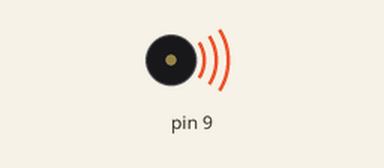
Recording of a sketch running on a simulated Arduino Uno, built with avr-gcc and run on an emulated ATmega328P. On the bench: buzzer (waves = sounding).

Above: at 0.1 s.
At 3.0 s:
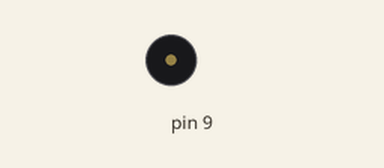
Timing chart, 0 to 4.5 s (numbered marks = the images above):
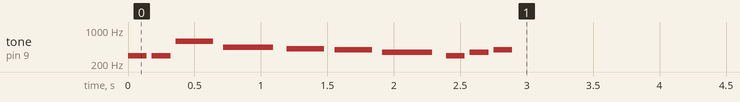

The sketch:

MegalovaniaTone.ino
```cpp
/*
   Roy Ben Avraham
   Last modification: 12/6/2020
   Project: Birthday melody using Uno board and a Speaker
    NOTE_D4,  NOTE_D4,  NOTE_D5,  NOTE_A4,  NOTE_GS4,  NOTE_G4,  NOTE_F4,  NOTE_D4,  NOTE_F4,  NOTE_G4
*/
/*
Leds legend:
RED 9;
Yellow 10;
Green 11;
*/

#include "pitches.h"

//The notes in the melody
int melody[] = {
   NOTE_D4,
   NOTE_D4,
   NOTE_D5,
   NOTE_A4,
   NOTE_GS4,
   NOTE_G4,
   NOTE_F4,
   NOTE_D4,
   NOTE_F4,
   NOTE_G4
};

//note durations: 4 = quarter note, 8 = eight note, etc.
int noteDurations[] = {
  8,
  8,
  4,
  3,
  4,
  4,
  3,
  8,
  8,
  8
};

void setup() {
  pinMode (9, OUTPUT);

  for (int thisNote = 0 ; thisNote < 10 ; thisNote++) {

    //digitalWrite (random(9, 12), LOW);

    int noteDuration = 1130/noteDurations[thisNote];
    tone (9, melody[thisNote], noteDuration);

    int pause = noteDuration * 1.275;
    delay (pause);


  }

  delay(3000);
    digitalWrite(9, LOW);

}

void loop() {
  //I chose not to repeat, it's optional

}
```

pitches.h
```cpp
/*************************************************
 * Public Constants
 * Roy Ben Avraham 12/6/2020
 *************************************************/

#define NOTE_B0  31
#define NOTE_C1  33
#define NOTE_CS1 35
#define NOTE_D1  37
#define NOTE_DS1 39
#define NOTE_E1  41
#define NOTE_F1  44
#define NOTE_FS1 46
#define NOTE_G1  49
#define NOTE_GS1 52
#define NOTE_A1  55
#define NOTE_AS1 58
#define NOTE_B1  62
#define NOTE_C2  65
#define NOTE_CS2 69
#define NOTE_D2  73
#define NOTE_DS2 78
#define NOTE_E2  82
#define NOTE_F2  87
#define NOTE_FS2 93
#define NOTE_G2  98
#define NOTE_GS2 104
#define NOTE_A2  110
#define NOTE_AS2 117
#define NOTE_B2  123
#define NOTE_C3  131
#define NOTE_CS3 139
#define NOTE_D3  147
#define NOTE_DS3 156
#define NOTE_E3  165
#define NOTE_F3  175
#define NOTE_FS3 185
#define NOTE_G3  196
#define NOTE_GS3 208
#define NOTE_A3  220
#define NOTE_AS3 233
#define NOTE_B3  247
#define NOTE_C4  262
#define NOTE_CS4 277
#define NOTE_D4  294
#define NOTE_DS4 311
#define NOTE_E4  330
#define NOTE_F4  349
#define NOTE_FS4 370
#define NOTE_G4  392
#define NOTE_GS4 415
#define NOTE_A4  440
#define NOTE_AS4 466
#define NOTE_B4  494
#define NOTE_C5  523
#define NOTE_CS5 554
#define NOTE_D5  587
#define NOTE_DS5 622
#define NOTE_E5  659
#define NOTE_F5  698
#define NOTE_FS5 740
#define NOTE_G5  784
#define NOTE_GS5 831
#define NOTE_A5  880
#define NOTE_AS5 932
#define NOTE_B5  988
#define NOTE_C6  1047
#define NOTE_CS6 1109
#define NOTE_D6  1175
#define NOTE_DS6 1245
#define NOTE_E6  1319
#define NOTE_F6  1397
#define NOTE_FS6 1480
#define NOTE_G6  1568
#define NOTE_GS6 1661
#define NOTE_A6  1760
#define NOTE_AS6 1865
#define NOTE_B6  1976
#define NOTE_C7  2093
#define NOTE_CS7 2217
#define NOTE_D7  2349
#define NOTE_DS7 2489
#define NOTE_E7  2637
#define NOTE_F7  2794
#define NOTE_FS7 2960
#define NOTE_G7  3136
#define NOTE_GS7 3322
#define NOTE_A7  3520
#define NOTE_AS7 3729
#define NOTE_B7  3951
#define NOTE_C8  4186
#define NOTE_CS8 4435
#define NOTE_D8  4699
#define NOTE_DS8 4978
```
